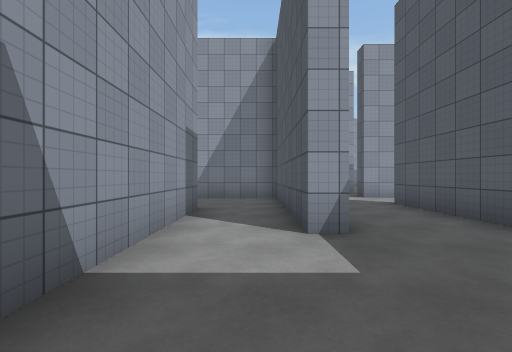
[1] (above)

13 first-person views from a walk through a Unity game level. The camera is 1.4 m above the floor, looks level and sees 90° across. The floor is counted in squares, 2 m on a side. Each view is taken from the middle of a square. On the plan, view 1 faces up. The plan holds only what a view shows up to about 9 squares ahead; the rest is blank. The place goes on beyond the plan. The player character is not drawn. Surface patterns are stand-ins for the level's own textures.

[2]
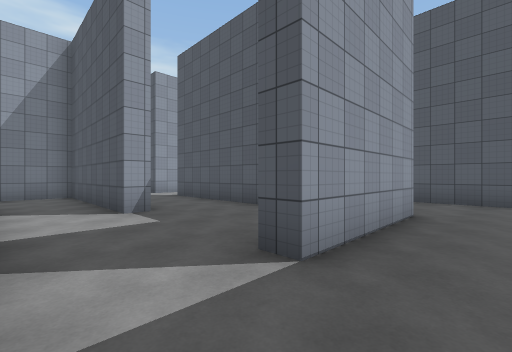

[3]
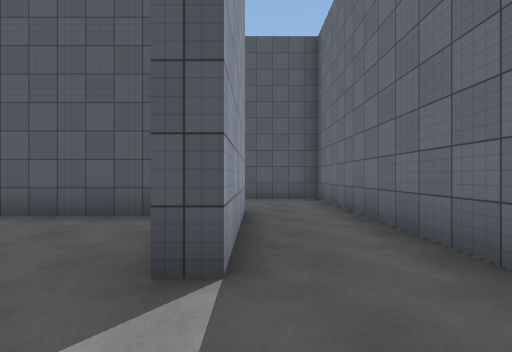

[4]
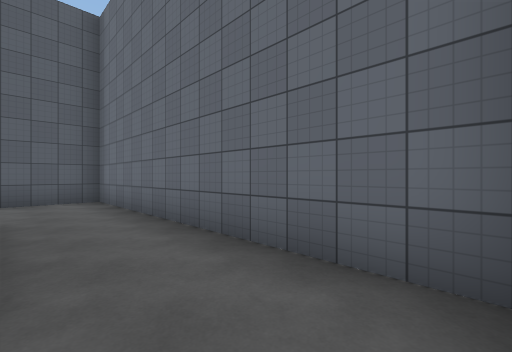

[5]
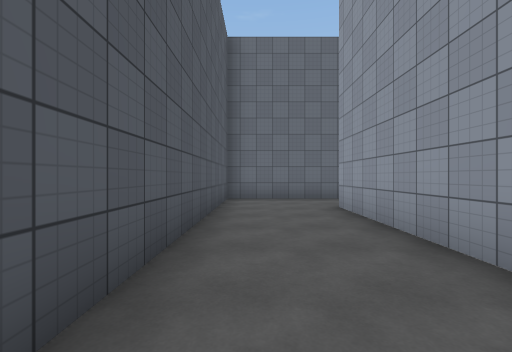

[6]
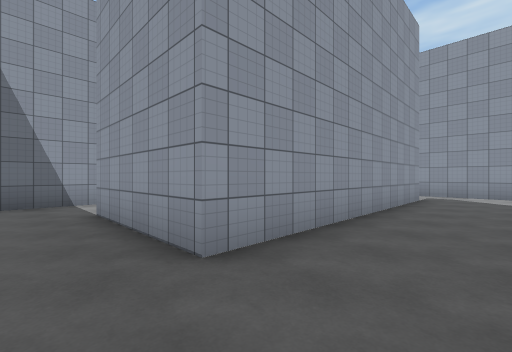

[7]
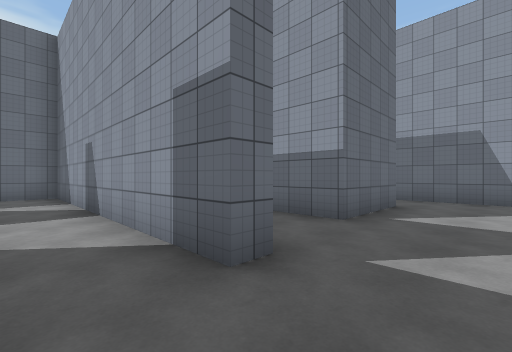

[8]
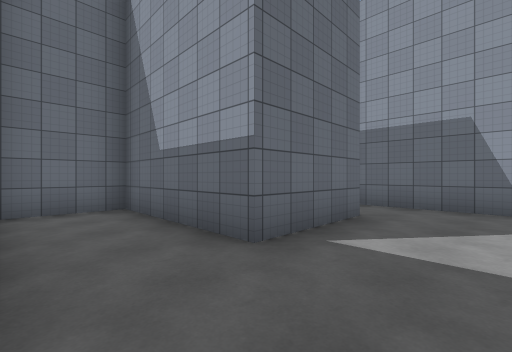

[9]
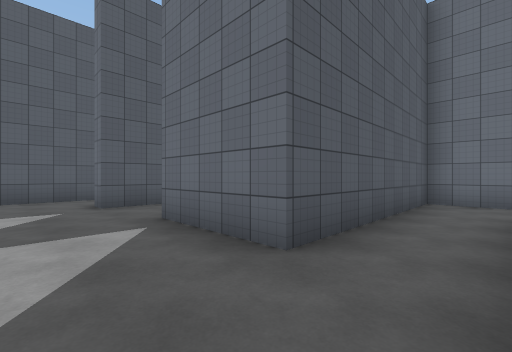

[10]
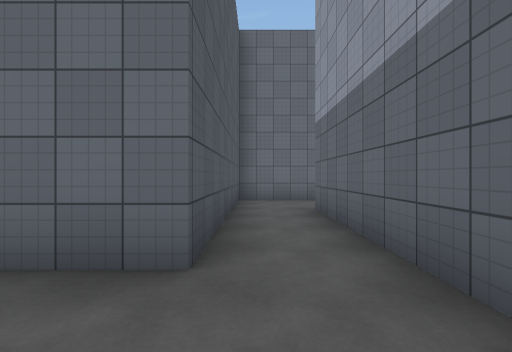

[11]
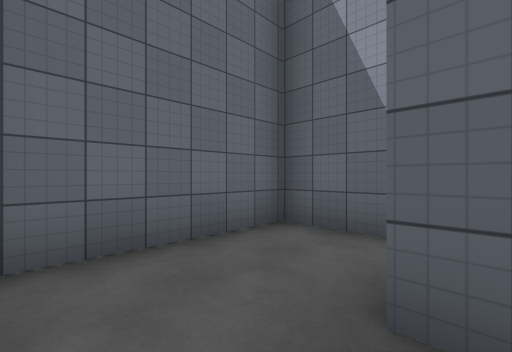

[12]
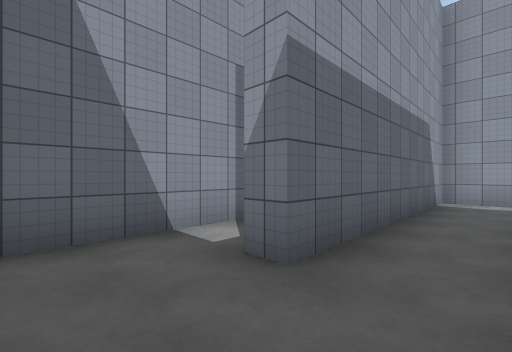

[13]
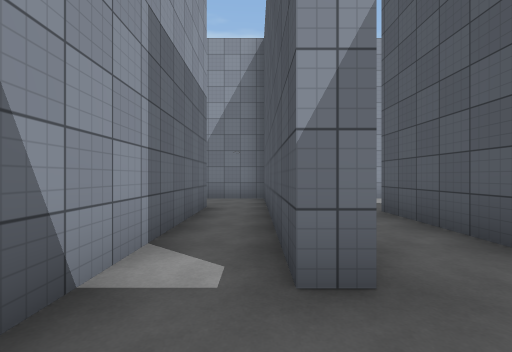

### Floor plan
Ten units are one square. View 1 is at (0, 0); x grows to the right and y downward. Boxes are objects, and circles mark ways between rooms. Rooms are numbered by the first view taken in them; rooms with no view inside come last. Other rooms are left out.
<svg viewBox="-106 -89 180 123">
<path fill="none" stroke="#000" d="M41 -65 41 8 8 8 8 2M-12 -6 -12 29 69 29 69 -41M60 -84 35 -84M-18 -55 -12 -55 -12 -35M8 -31 8 -80 -19 -80M-70 -80 -83 -80 -83 -16M-101 -5 -101 5 -65 5 -65 -51 -39 -51 -39 -12 -20 -12M-18 -40 -18 -55M11 -31 8 -31M-12 -35 -12 -6M35 -8 35 -65"/>
<circle cx="-5" cy="0" r="3" fill="#2a7"/>
<circle cx="40" cy="-75" r="3" fill="#2a7"/>
<circle cx="-20" cy="-65" r="3" fill="#2a7"/>
<circle cx="-5" cy="-45" r="3" fill="#2a7"/>
<text x="50" y="-20">1</text>
<text x="-10" y="-60">2</text>
<text x="-70" y="-40">3</text>
<text x="20" y="-40">4</text>
</svg>
Room 1 opens to room 4. Room 2 opens to room 3. Room 2 opens to room 4.

Where each view was taken, in squares from view 1:
view 1: 0 up, 0 right, facing up
view 2: 2 down, 1 left, facing up-right
view 3: 1 down, 1 left, facing right
view 4: 1 down, 1 left, facing down-right
view 5: 5 up, 6 right, facing down
view 6: 2 down, 6 right, facing up-left
view 7: 7 up, 0 right, facing down-left
view 8: 7 up, 2 left, facing down-left
view 9: 7 up, 8 left, facing down-right
view 10: 7 up, 7 left, facing down
view 11: 2 up, 7 left, facing down-left
view 12: 0 up, 7 left, facing up-left
view 13: 0 up, 9 left, facing up
